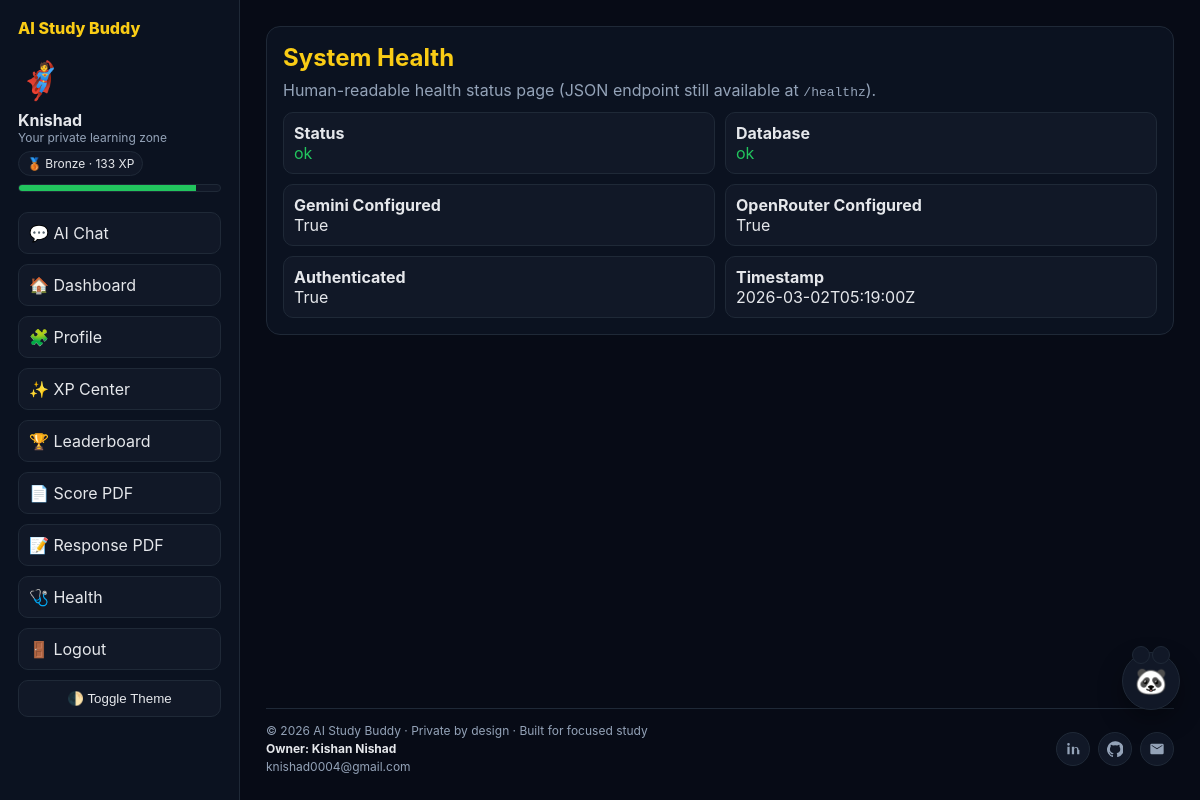
The page /health (signed in) on the database its author committed.
### tables this page shows
CREATE TABLE users (
            id INTEGER PRIMARY KEY AUTOINCREMENT,
            username TEXT UNIQUE NOT NULL,
            password_hash TEXT NOT NULL,
            avatar TEXT NOT NULL,
            created_at TEXT NOT NULL
        , xp INTEGER NOT NULL DEFAULT 0);

### app.py (the view)
    @app.get("/health")
    def health_page():
        payload = healthz().get_json()
        return render_template("health.html", user=g.user, health=payload)

### app.py (called while the page is built, shortened)
def get_db_connection(app: Flask) -> sqlite3.Connection:
    conn = sqlite3.connect(app.config["DATABASE_PATH"])
    conn.row_factory = sqlite3.Row
    return conn

def get_current_user(app: Flask):
    user_id = session.get("user_id")
    if not user_id:
        return None
    conn = get_db_connection(app)
    user = conn.execute("SELECT id, username, avatar, xp FROM users WHERE id = ?", (user_id,)).fetchone()
    conn.close()
    return user

def get_level_info(xp: int):
    current_name = "Bronze"
    current_icon = "🥉"
    next_threshold = None
    for threshold, name, icon in LEVELS:
        if xp >= threshold:
            current_name = name
            current_icon = icon
        elif next_threshold is None:
            next_threshold = threshold
    progress_to_next = 100
    if next_threshold is not None:
        previous_threshold = 0
        for threshold, _, _ in LEVELS:
            if threshold <= xp:
                previous_threshold = threshold
        span = max(next_threshold - previous_threshold, 1)
        progress_to_next = int(((xp - previous_threshold) / span) * 100)
    return {
        "name": current_name,
        "icon": current_icon,
        "next_threshold": next_threshold,
        "progress": max(0, min(progress_to_next, 100)),
    }

def register_hooks(app: Flask) -> None:
    @app.before_request
    def load_logged_user():
        g.user = get_current_user(app)
    @app.before_request
    def basic_rate_limit():
        if request.method != "POST":
            return None
    @app.after_request
    def add_security_headers(response):
        response.headers["X-Content-Type-Options"] = "nosniff"
        response.headers["X-Frame-Options"] = "DENY"
        response.headers["Referrer-Policy"] = "strict-origin-when-cross-origin"
        response.headers["Cache-Control"] = "no-store" if request.path.startswith("/api/") else "public, max-age=60"
        return response
    @app.context_processor
    def inject_user_level():
        user = getattr(g, "user", None)
        level = get_level_info(int(user["xp"])) if user else None
        return {"current_level": level, "level_for_xp": get_level_info}

### templates/health.html (shortened to what this page needs)
{% extends 'base.html' %}
{% block content %}
<section class="panel">
  <h2 style="color:#facc15;margin-bottom:8px">System Health</h2>
  <p style="color:#94a3b8;margin-bottom:12px">Human-readable health status page (JSON endpoint still available at <code>/healthz</code>).</p>
  <div class="grid">
    <div class="item"><strong>Status</strong><div class="{% if health['status'] == 'ok' %}ok{% else %}warn{% endif %}">{{ health['status'] }}</div></div>
    <div class="item"><strong>Database</strong><div class="{% if health['database'] == 'ok' %}ok{% else %}bad{% endif %}">{{ health['database'] }}</div></div>
    <div class="item"><strong>Gemini Configured</strong><div>{{ health['gemini_configured'] }}</div></div>
    <div class="item"><strong>OpenRouter Configured</strong><div>{{ health['openrouter_configured'] }}</div></div>
    <div class="item"><strong>Authenticated</strong><div>{{ health['authenticated'] }}</div></div>
    <div class="item"><strong>Timestamp</strong><div>{{ health['timestamp'] }}</div></div>
  </div>
</section>
{% endblock %}

### templates/base.html (shortened to what this page needs)
<!DOCTYPE html>
<html lang="en">
<head>
</head>
<body>
  <div class="layout">
    {% if user %}
    <aside class="sidebar">
      <div class="brand">AI Study Buddy</div>
      <div class="avatar-badge">{{ user['avatar'] }}</div>
      <div><strong>{{ user['username'] }}</strong></div>
      <div class="small">Your private learning zone</div>
      {% if current_level %}
      <div class="level-pill">{{ current_level['icon'] }} {{ current_level['name'] }} · {{ user['xp'] }} XP</div>
      <div class="progress-track"><div class="progress-bar" data-progress="{{ current_level['progress'] }}"></div></div>
      {% endif %}
      <nav class="menu">
        <a href="{{ url_for('chat') }}">💬 AI Chat</a>
        <a href="{{ url_for('dashboard') }}">🏠 Dashboard</a>
        <a href="{{ url_for('profile') }}">🧩 Profile</a>
        <a href="{{ url_for('xp_center') }}">✨ XP Center</a>
        <a href="{{ url_for('leaderboard_page') }}">🏆 Leaderboard</a>
        <a href="{{ url_for('export_scores_pdf') }}">📄 Score PDF</a>
        <a href="{{ url_for('export_response_pdf') }}">📝 Response PDF</a>
        <a href="{{ url_for('health_page') }}">🩺 Health</a>
        <a href="{{ url_for('logout') }}">🚪 Logout</a>
      </nav>
      <button id="themeToggle" class="theme-toggle" type="button">🌓 Toggle Theme</button>
    </aside>
    {% endif %}
    <main class="main">
      {% block content %}{% endblock %}
      <footer class="footer">
        <div class="footer-row">
          <div class="owner">
            <div>© 2026 AI Study Buddy · Private by design · Built for focused study</div>
            <strong>Owner: Kishan Nishad</strong>
            <div class="owner-mail">knishad0004@gmail.com</div>
          </div>
          <div class="owner-icons">
            <a class="icon-btn icon-wrap" data-tooltip="LinkedIn" href="https://www.linkedin.com/in/kishan-nishad-161a73392" target="_blank" rel="noopener noreferrer" aria-label="LinkedIn" title="LinkedIn">
              <svg viewBox="0 0 24 24" aria-hidden="true"><path d="M6.94 8.5H3.56V20h3.38V8.5zM5.25 7.03a1.97 1.97 0 1 0 0-3.94 1.97 1.97 0 0 0 0 3.94zM20.44 13.37c0-3.07-1.64-4.5-3.82-4.5-1.76 0-2.55.97-2.99 1.65V8.5h-3.38V20h3.38v-6.43c0-1.7.32-3.34 2.43-3.34 2.08 0 2.11 1.95 2.11 3.45V20h3.38v-6.63z"/></svg>
            </a>
            <a class="icon-btn icon-wrap" data-tooltip="GitHub" href="https://github.com/code-with-kishan" target="_blank" rel="noopener noreferrer" aria-label="GitHub" title="GitHub">
            </a>
            <a class="icon-btn icon-wrap" data-tooltip="Email" href="mailto:knishad0004@gmail.com" aria-label="Email" title="Email">
              <svg viewBox="0 0 24 24" aria-hidden="true"><path d="M20 4H4a2 2 0 0 0-2 2v12a2 2 0 0 0 2 2h16a2 2 0 0 0 2-2V6a2 2 0 0 0-2-2zm0 3.2-8 5-8-5V6l8 5 8-5v1.2z"/></svg>
            </a>
          </div>
        </div>
      </footer>
    </main>
  </div>
  {% if user %}
  <button id="buddyFab" class="buddy-fab" type="button" aria-label="Open AI helper">🐼</button>
  {% endif %}
</body>
</html>

### templates/base.html (style rules this page uses)
:root { --bg:#070b16; --text:#e5e7eb; --muted:#94a3b8; --card:#0b1220; --card-2:#111827; --border:#1f2937; --accent:#facc15; --chat-panel:#1d1336; --chat-head:#2a1a4f; --chat-ai:#261a45; --chat-user:#1f2937; }
* { margin:0;padding:0;box-sizing:border-box }
body { font-family:Inter,system-ui,-apple-system,sans-serif;background:var(--bg);color:var(--text);transition:background .2s ease,color .2s ease }
a { text-decoration:none;color:inherit }
.layout { display:grid;grid-template-columns:240px 1fr;min-height:100vh }
.sidebar { background:var(--card);border-right:1px solid var(--border);padding:18px;position:sticky;top:0;height:100vh }
.brand { font-weight:800;color:var(--accent);margin-bottom:20px }
.avatar-badge { font-size:36px;margin-bottom:8px }
.small { font-size:12px;color:var(--muted) }
.level-pill { display:inline-block;margin-top:6px;padding:4px 8px;border-radius:999px;background:var(--card-2);border:1px solid var(--border);font-size:12px }
.progress-track { height:8px;background:var(--card-2);border-radius:999px;overflow:hidden;margin-top:8px;border:1px solid var(--border) }
.progress-bar { height:100%;background:#22c55e }
.menu { display:flex;flex-direction:column;gap:10px;margin-top:20px }
.menu a { padding:10px;border-radius:10px;background:var(--card-2);border:1px solid var(--border) }
.theme-toggle { margin-top:10px;padding:10px;border-radius:10px;border:1px solid var(--border);background:var(--card-2);color:var(--text);cursor:pointer;width:100% }
.main { padding:26px;display:flex;flex-direction:column;min-height:100vh }
.footer { margin-top:auto;padding-top:14px;border-top:1px solid var(--border);color:var(--muted);font-size:12px }
.footer-row { display:flex;justify-content:space-between;align-items:center;gap:12px;flex-wrap:wrap }
.owner { display:flex;flex-direction:column;gap:3px }
.owner strong { color:var(--text) }
.owner-mail { color:var(--muted) }
.owner-icons { display:flex;gap:8px;align-items:center }
.icon-btn { width:34px;height:34px;display:flex;align-items:center;justify-content:center;border-radius:50%;background:var(--card-2);border:1px solid var(--border);color:var(--muted);transition:all .2s ease }
.icon-btn svg { width:16px;height:16px;fill:currentColor }
.icon-wrap { position:relative }
.icon-wrap::after { content:attr(data-tooltip); position:absolute; left:50%; transform:translateX(-50%); bottom:42px; background:var(--card-2); color:var(--text); border:1px solid var(--border); font-size:11px; padding:4px 7px; border-radius:6px; white-space:nowrap; opacity:0; pointer-events:none; transition:opacity .2s ease; }
.buddy-fab { position:fixed; right:20px; bottom:120px; width:58px; height:58px; border-radius:50%; border:1px solid var(--border); background:var(--card-2); color:var(--text); font-size:26px; cursor:pointer; z-index:90; box-shadow:0 10px 25px rgba(0,0,0,.35); animation:buddyPulse 2.2s ease-in-out infinite; }
.buddy-fab::before,.buddy-fab::after { content:'';position:absolute;top:-7px;width:16px;height:16px;background:var(--card-2);border:1px solid var(--border);border-radius:50% }
.buddy-fab::before { left:9px }
.buddy-fab::after { right:9px }

### templates/health.html (style rules this page uses)
.panel { background:#0b1220;border:1px solid #1f2937;border-radius:14px;padding:16px;margin-bottom:16px }
.ok { color:#22c55e }
.grid { display:grid;grid-template-columns:repeat(2,minmax(200px,1fr));gap:10px }
.item { background:#111827;border:1px solid #1f2937;border-radius:10px;padding:10px }

### rows shown on the page
users: avatar "🦸", username "Knishad", xp "133"

### other values the page prints
{{ current_level['icon'] }} "🥉"
{{ current_level['name'] }} "Bronze"
{{ health['status'] }} "ok"
{{ health['database'] }} "ok"
{{ health['gemini_configured'] }} "True"
{{ health['openrouter_configured'] }} "True"
{{ health['authenticated'] }} "True"
{{ health['timestamp'] }} "2026-03-02T05:19:00Z"
